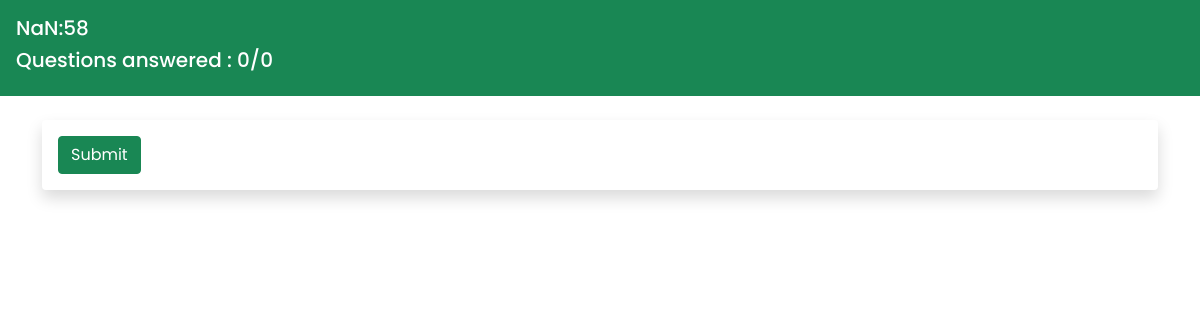
Before: /public/php/TestTaking.php?code=NLi7Yaoc (signed in) with the older database file.
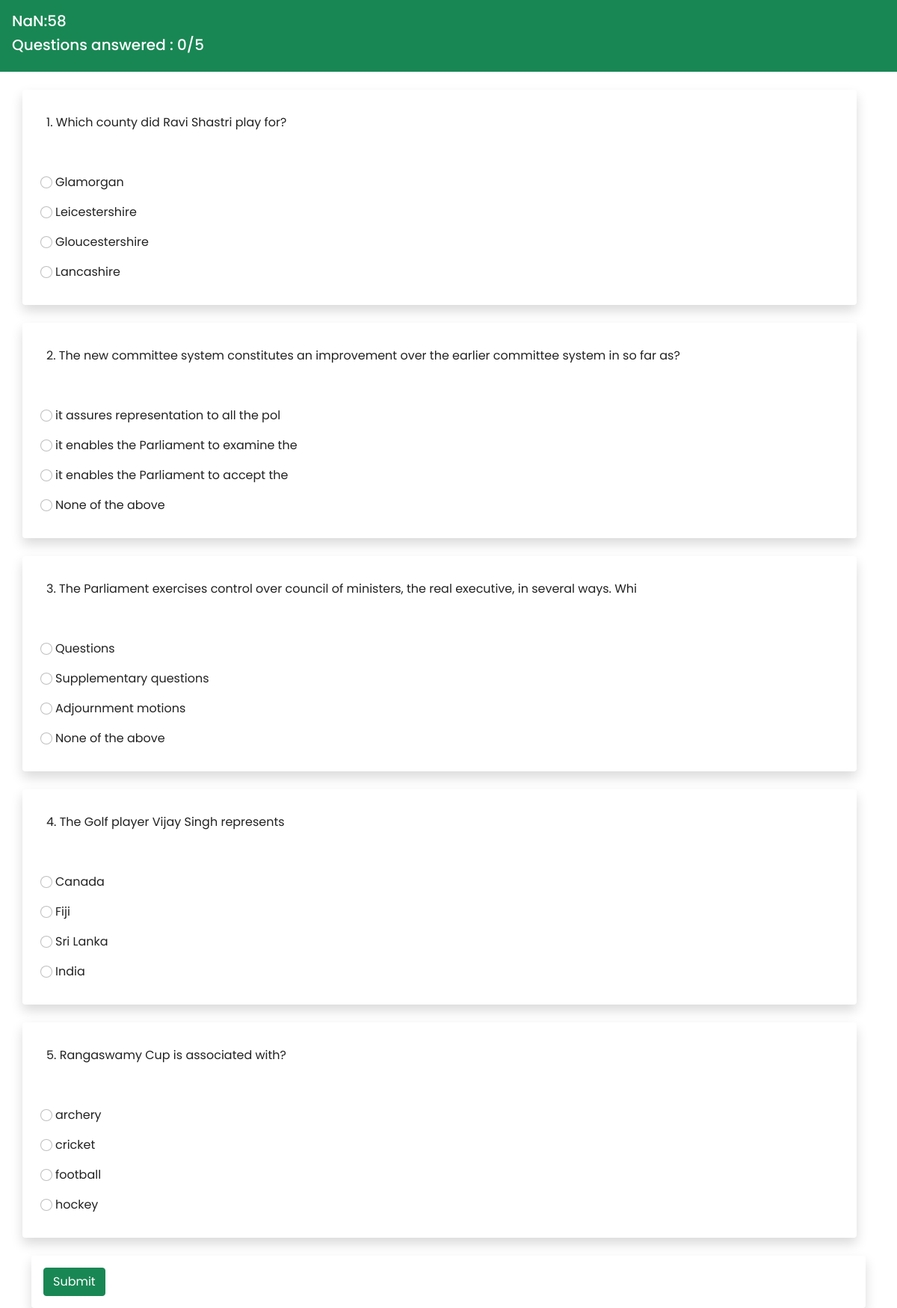
After: the same page with the newer database file.
### tables this page shows
CREATE TABLE `tblquestions` (
  `ID` int(11) NOT NULL,
  `TestCode` varchar(10) DEFAULT NULL,
  `question` char(100) DEFAULT NULL,
  `option1` varchar(40) NOT NULL,
  `option2` varchar(40) NOT NULL,
  `option3` varchar(40) NOT NULL,
  `option4` varchar(40) NOT NULL,
  `correctedOption` char(50) DEFAULT NULL,
  `score` int(11) DEFAULT NULL
);

### server/database.php (called while the page is built, shortened)
<?php
function ConnectToDatabase($dbname)
{
    $servername = 'localhost';
    $username = 'root';
    $conn = new mysqli($servername, $username, '', $dbname);
    return $conn;
}
function getQuestion($code)
{
    $conn = ConnectToDatabase('examdb');
    $query = 'select * from tblquestions where testcode = \'' . $code . '\'';
    $result = $conn->query($query);
    if (!empty($result) && $result->num_rows > 0) {
        $query_result = array();
        while ($row = $result->fetch_assoc()) {
            array_push($query_result, $row);
        };
        return $query_result;
    } else return null;
}

### public/php/TestTaking.php (the view, shortened to what this page needs)
<?php
include("../../server/database.php");
$testCode = $_GET['code'];
$questions = getQuestion($testCode);
$test = getTestCode($testCode);
?>
<!DOCTYPE html>
<html lang="en">
<head>
</head>
<body>
    <div class="col-md-12 bg-success p-3" style="position: fixed; top : 0; color:white;">
        <h5 id='timer'><?php echo $test['testDuration']; ?></h5>
        <h5 id='answered'><?php echo count($questions) ?></h5>
    </div>
    <br>
    <br>
    <br>
    <br>
    <br>
    <div class="container justify-content-center" id='container'>
        <?php
        echo "<form action='../../server/GradeTest.php?code=" . $testCode . "' method='post' id='test-form'>";
        $num = 1;
        foreach ($questions as $question) {
            echo "<div class = 'col-md-12 shadow rounded p-3 mb-4 row'>";
            echo "<div class = 'col-md-12'>";
            echo "<p>" . $num . ". " . $question['question'] . "</p><br>";
            echo "</div>";
            echo "<p class='ml-3'><input type = 'radio' class='form-check-input' id = 'choosedoption' value = 'a' name = 'choosedoption" . $num . "'> " . $question['option1'] . " </p>";
            echo "<p class='ml-3'><input type = 'radio' class='form-check-input' id = 'choosedoption' value = 'b' name = 'choosedoption" . $num . "'> " . $question['option2'] . " </p>";
            echo "<p class='ml-3'><input type = 'radio' class='form-check-input' id = 'choosedoption' value = 'c' name = 'choosedoption" . $num . "'> " . $question['option3'] . " </p>";
            echo "<p class='ml-3'><input type = 'radio' class='form-check-input' id = 'choosedoption' value = 'd' name = 'choosedoption" . $num . "'> " . $question['option4'] . " </p>";
            echo "</div>";
            $num++;
        }
        echo "<div class='col-md-12 shadow rounded p-3'>";
        echo "<button type='submit' class='btn btn-success'>Submit</button>";
        echo "</div>";
        echo "</form>";
        ?>
    </div>
</body>
</html>

### public/css/style.css (style rules this page uses)
html, body { height: 100%; width: 100%; font-family: 'Poppins', sans-serif; color: #222; }
[class*="col-"] { padding: 1rem; }

Changed rows visible on the page:
added tblquestions: question "Which county did Ravi Shastri play for?", option1 "Glamorgan", option2 "Leicestershire", option3 "Gloucestershire", option4 "Lancashire"
added tblquestions: question "The new committee system constitutes an improvement over the earlier committee system in so far as?", option1 "it assures representation to all the pol", option2 "it enables the Parliament to examine the", option3 "it enables the Parliament to accept the", option4 "None of the above"
added tblquestions: question "The Parliament exercises control over council of ministers, the real executive, in several ways. Whi", option1 "Questions", option2 "Supplementary questions", option3 "Adjournment motions", option4 "None of the above"
added tblquestions: question "The Golf player Vijay Singh represents", option1 "Canada", option2 "Fiji", option3 "Sri Lanka", option4 "India"
added tblquestions: question "Rangaswamy Cup is associated with?", option1 "archery", option2 "cricket", option3 "football", option4 "hockey"
Other visible differences:
count($questions): "0" → "5"
